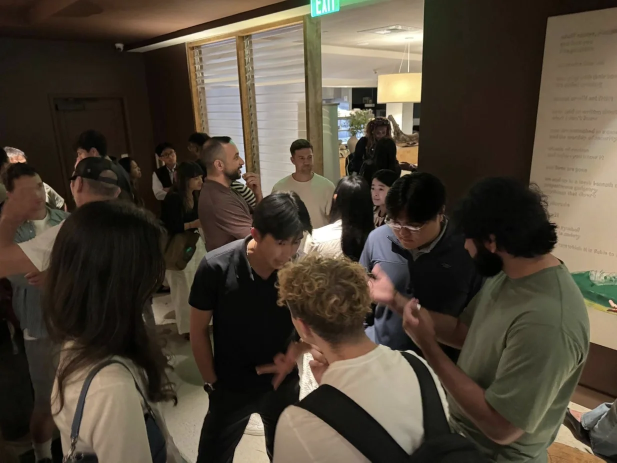
#> input picture images/case-tmu-1.webp, 1234 x 925 px (shown at 1/2 size); its folder holds 8 pictures in this run
$ python tmu_slides.py
#> lines starting #> are read from the running program, lines starting #| are printed output that depends on the picture; after the words box and inside, x2 and y2 are one past the last pixel; in counts of white or black regions, pixels touching at a corner belong together
#> in base, `c = Image.new('RGB', (W, H), 'white')`: c: PIL image 960x1200 RGB; every value is 255
#!/usr/bin/env python3
"""TMU Business Network SOAR slides (960x1200), same system as the case-close slides:
Poppins, white canvas, purple accent, 82px left margin, letterspaced DANIEL KANG footer."""
import pathlib
from PIL import Image, ImageDraw, ImageFont

ROOT = pathlib.Path(__file__).resolve().parent.parent
IMG = ROOT / "images"
F = "/usr/share/fonts/truetype/google-fonts/Poppins-%s.ttf"
W, H, M = 960, 1200, 82
INK, ACC, GREY = (17, 17, 17), (110, 63, 224), (128, 128, 128)


EXTRA = {"SemiBold": "/tmp/fnt/package/files/poppins-latin-600-normal.woff",
         "ExtraBold": "/tmp/fnt/package/files/poppins-latin-900-normal.woff"}  # from npm @fontsource/poppins


def font(w, s): return ImageFont.truetype(EXTRA.get(w, F % w), s)


def spaced(d, xy, text, f, fill, track, anchor_center=False):
#> called with xy = (0, 1108), text = 'DANIEL KANG', fill = (17, 17, 17), track = 9, anchor_center = True
    widths = [d.textlength(ch, font=f) for ch in text]
    total = sum(widths) + track * (len(text) - 1)
    x, y = xy
    if anchor_center: x = (W - total) / 2
    for ch, w in zip(text, widths):
        d.text((x, y), ch, font=f, fill=fill); x += w + track


def wrap(d, text, f, maxw):
    words, lines, cur = text.split(), [], ""
    for w in words:
        t = (cur + " " + w).strip()
        if d.textlength(t, font=f) <= maxw: cur = t
        else: lines.append(cur); cur = w
    lines.append(cur); return lines


def rich(d, x, y, parts, f, maxw, lh):
    """parts: list of (text, color). Word-wraps across colored runs."""
#> called with x = 82, y = 84, maxw = 796, lh = 64
    words = [(w, c) for t, c in parts for w in t.split()]
    cx, cy, space = x, y, d.textlength(" ", font=f)
    for w, c in words:
        wl = d.textlength(w, font=f)
        if cx > x and cx + wl > x + maxw: cx, cy = x, cy + lh
        d.text((cx, cy), w, font=f, fill=c); cx += wl + space
    return cy + lh


def photo(canvas, name, box, focus=(.5, .5), r=18):
#> called with name = 'case-tmu-1.webp', box = (82, 590, 878, 1050), focus = (0.45, 0.5), r = 18
    x0, y0, x1, y1 = box; bw, bh = x1 - x0, y1 - y0
    im = Image.open(IMG / name).convert("RGB")
#> im is the input picture: PIL image 1234x925 RGB; mean R, G, B 79, 69.3, 56.1
    s = max(bw / im.width, bh / im.height); im = im.resize((round(im.width * s), round(im.height * s)), Image.LANCZOS)
#> after `s = max(bw / im.width, bh / im.height)`: s = 0.645
    left = min(max(0, round((im.width - bw) * focus[0])), im.width - bw)
#> left = 0
    top = min(max(0, round((im.height - bh) * focus[1])), im.height - bh)
#> top = 68
    im = im.crop((left, top, left + bw, top + bh))
#> im: PIL image 796x460 RGB
    mask = Image.new("L", (bw, bh), 0); ImageDraw.Draw(mask).rounded_rectangle((0, 0, bw - 1, bh - 1), r, fill=255)
#> after `mask = Image.new('L', (bw, bh), 0)`: mask: PIL image 796x460 L; every value is 0
#> after `ImageDraw.Draw(mask).rounded_rectangle((0, 0, bw - 1, bh - 1), r, fill`:
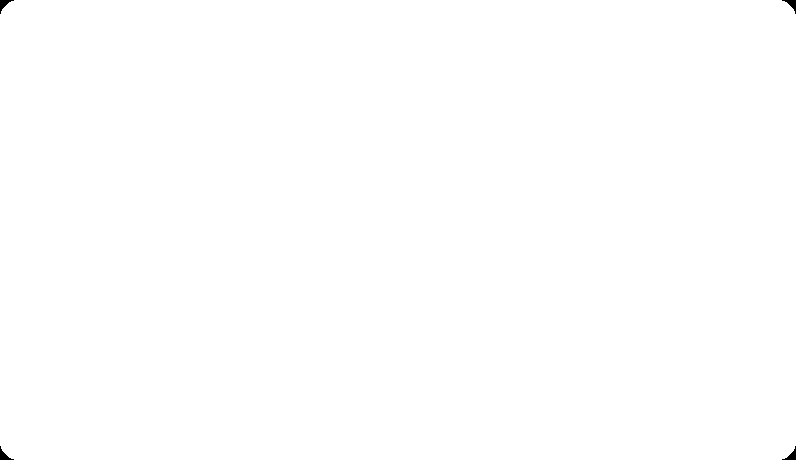
#> mask: PIL image 796x460 L; 99.9% white; 4 black regions, box (x1, y1, x2, y2) and area: (0, 0, 14, 14) 74, (782, 0, 796, 14) 74, (0, 446, 14, 460) 74, (782, 446, 796, 460) 74
    canvas.paste(im, (x0, y0), mask)


def base():
    c = Image.new("RGB", (W, H), "white"); d = ImageDraw.Draw(c)
    spaced(d, (0, 1108), "DANIEL KANG", font("Medium", 21), INK, 9, anchor_center=True)
    return c, d


def numbered(d, y, items, f=None, gap=22, num="dash"):
    f = f or font("SemiBold", 36); lh = 50
    for i, t in enumerate(items, 1):
        d.text((M, y), f"{i}." if num == "num" else "–", font=f, fill=ACC)
        for j, line in enumerate(wrap(d, t, f, W - M - 150 - 40)):
            d.text((M + 68, y + j * lh), line, font=f, fill=INK)
        y += lh * len(wrap(d, t, f, W - M - 150 - 40)) + gap
    return y


def letter_badge(d, ch, y=96):
    d.rounded_rectangle((M, y, M + 92, y + 92), 20, fill=ACC)
    f = font("Bold", 58); tw = d.textlength(ch, font=f)
    d.text((M + 46 - tw / 2, y + 4), ch, font=f, fill="white")


slides = []

# 1. Cover
c, d = base()
rich(d, M, 84, [("Rule I grow by:", ACC), ("Run a community like a sales funnel.", INK)], font("SemiBold", 44), W - 2 * M, 64)
spaced(d, (M, 300), "COMMUNITY CASE STUDY:", font("Medium", 22), GREY, 5)
fb = font("ExtraBold", 92)
d.text((M - 4, 340), "0 TO 650+", font=fb, fill=INK)
d.text((M - 4, 440), "IN 3 MONTHS", font=fb, fill=INK)
photo(c, "case-tmu-1.webp", (M, 590, W - M, 1050), (.45, .5))
slides.append((c, "Cover: how TMU Business Network grew from 0 to 650+ members in 3 months"))

# 2. Starting line
c, d = base()
d.text((M, 84), "The starting line:", font=font("SemiBold", 46), fill=ACC)
d.text((M, 150), "One campus. No network.", font=font("SemiBold", 40), fill=INK)
cols = [("1,200", "students"), ("0", "members"), ("0", "events")]
cw = (W - 2 * M) / 3
for i, (n, l) in enumerate(cols):
    x = M + i * cw
    d.text((x, 250), n, font=font("Bold", 76), fill=INK if i == 0 else ACC)
    d.text((x + 2, 350), l, font=font("Medium", 28), fill=GREY)
y = rich(d, M, 430, [("The job:", ACC), ("connect students with working professionals in respected fields, from scratch.", INK)], font("SemiBold", 34), W - 2 * M, 48)
#> y = 526
photo(c, "case-tmu-2.webp", (M, 610, W - M, 1050), (.5, .55))
#> call 2 of photo, with name = 'case-tmu-2.webp', box = (82, 610, 878, 1050), focus = (0.5, 0.55), r = 18
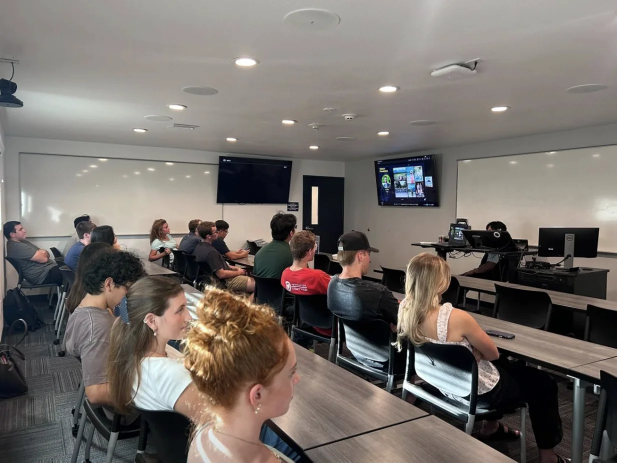
#> input picture images/case-tmu-2.webp, 1234 x 925 px (shown at 1/2 size)
#> in photo, im is the input picture: PIL image 1234x925 RGB; mean R, G, B 117, 110.4, 105.5
#> in photo (call 2), `mask = Image.new('L', (bw, bh), 0)`: mask: PIL image 796x440 L; every value is 0
#> in photo (call 2), `ImageDraw.Draw(mask).rounded_rectangle((0, 0, bw - 1, bh - 1), r, fill`: mask: PIL image 796x440 L; 99.9% white; 4 black regions, box (x1, y1, x2, y2) and area: (0, 0, 14, 14) 74, (782, 0, 796, 14) 74, (0, 426, 14, 440) 74, (782, 426, 796, 440) 74
#> in photo (call 2), `canvas.paste(im, (x0, y0), mask)`:
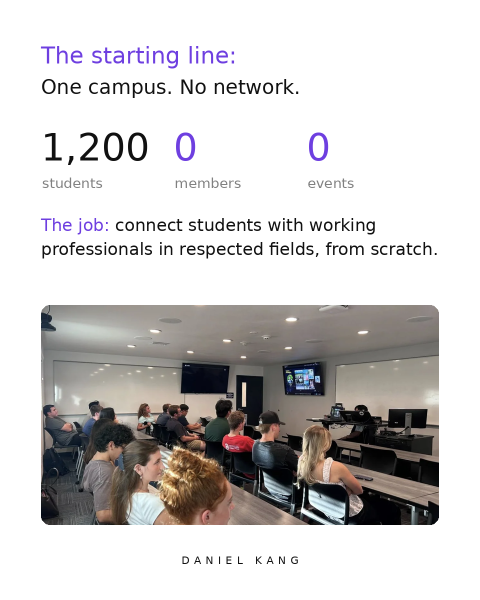
#> canvas: PIL image 960x1200 RGB (shown at 1/2 size); mean R, G, B 207.3, 204.9, 204.2
slides.append((c, "The starting line: 1,200 students, 0 members, 0 events"))

# 3-5. S, O, A
SOA = [
    ("S", "Strengths:", "What we already had.",
     ["Official backing from TMU Career Services", "Professionals at firms like Deloitte, EY and KPMG", "Three co-founders splitting the work"],
     "case-tmu-3.webp", (.4, .5), "S for Strengths: Career Services backing, Big Four contacts, three co-founders"),
    ("O", "Opportunities:", "Where the gap was.",
     ["No official way for students to meet working professionals", "Campus fairs and weekly bulletins already reach every student", "Instagram and LinkedIn to stay present between events"],
     None, None, "O for Opportunities: no official path to professionals, existing campus channels"),
    ("A", "Aspirations:", "What we built toward.",
     ["Every student one coffee chat away from a professional", "A weekly rhythm students rely on", "A direct student-to-industry pipeline"],
     "case-tmu-4.webp", (.6, .5), "A for Aspirations: every student one coffee chat from a professional"),
]
for ch, head, sub, items, ph, foc, alt in SOA:
    c, d = base()
    letter_badge(d, ch)
    d.text((M + 120, 96), head, font=font("SemiBold", 46), fill=ACC)
    d.text((M + 120, 150), sub, font=font("SemiBold", 34), fill=INK)
    y = numbered(d, 270, items, num="num")
#> y = 586
    if ph:
        photo(c, ph, (M, max(y + 20, 660), W - M, 1050), foc)
#> call 3 of photo, with name = 'case-tmu-3.webp', box = (82, 660, 878, 1050), focus = (0.4, 0.5), r = 18
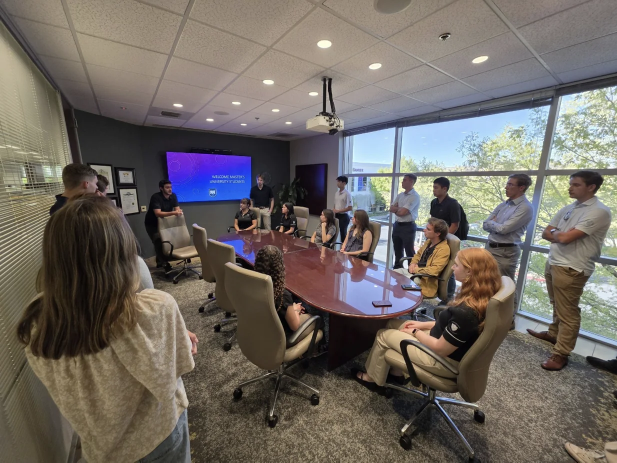
#> input picture images/case-tmu-3.webp, 1234 x 925 px (shown at 1/2 size)
#> in photo, im is the input picture: PIL image 1234x925 RGB; mean R, G, B 111.3, 104.3, 98.3
#> in photo (call 3), `im = im.crop((left, top, left + bw, top + bh))`:
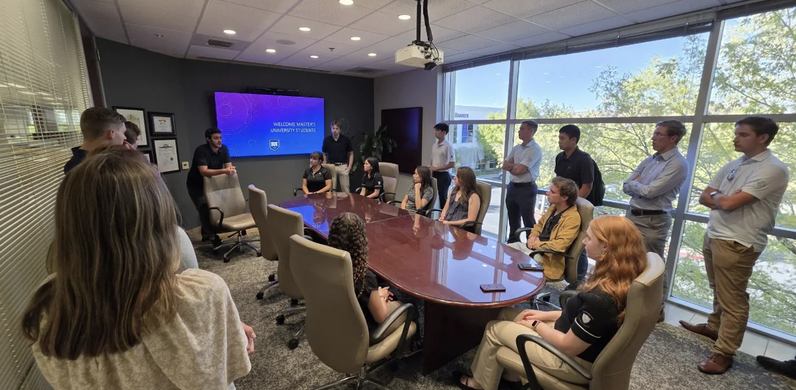
#> im: PIL image 796x390 RGB; mean R, G, B 107.2, 101.7, 99.2
#> in photo (call 3), `mask = Image.new('L', (bw, bh), 0)`: mask: PIL image 796x390 L; every value is 0
#> in photo (call 3), `ImageDraw.Draw(mask).rounded_rectangle((0, 0, bw - 1, bh - 1), r, fill`:
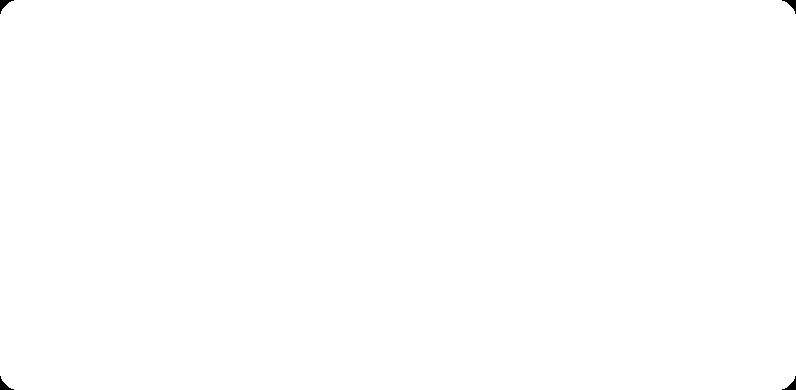
#> mask: PIL image 796x390 L; 99.9% white; 4 black regions, box (x1, y1, x2, y2) and area: (0, 0, 14, 14) 74, (782, 0, 796, 14) 74, (0, 376, 14, 390) 74, (782, 376, 796, 390) 74
#> in photo (call 3), `canvas.paste(im, (x0, y0), mask)`:
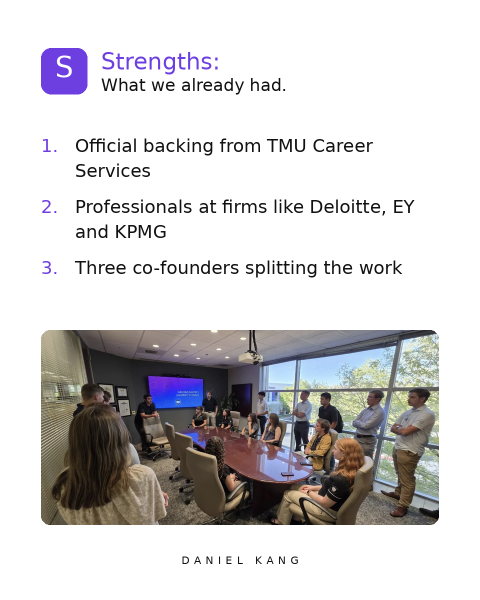
#> canvas: PIL image 960x1200 RGB (shown at 1/2 size); mean R, G, B 209.7, 207.8, 208.7
#> pass 3 of the loop `for ch, head, sub, items, ph, foc, alt in SOA:`:
#> `y = numbered(d, 270, items, num="num")`: y = 536
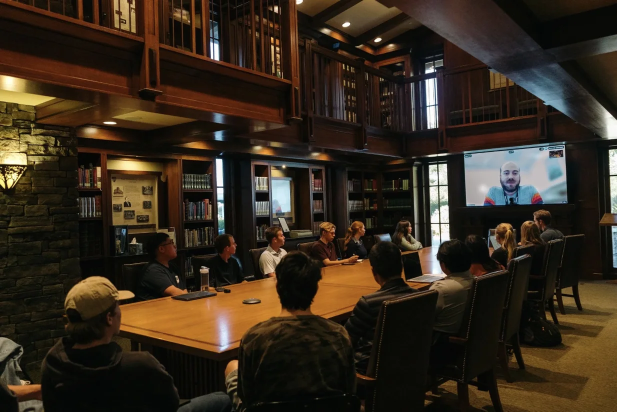
#> input picture images/case-tmu-4.webp, 1234 x 823 px (shown at 1/2 size)
#> in photo, im is the input picture: PIL image 1234x823 RGB; mean R, G, B 54, 42.5, 29.2
#> in photo (call 4), `im = im.crop((left, top, left + bw, top + bh))`:
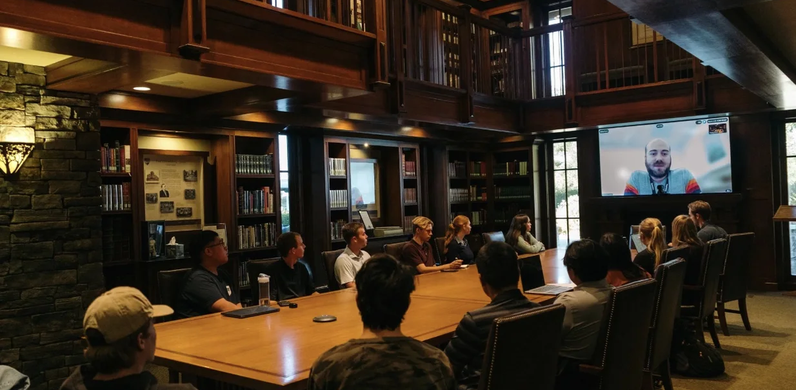
#> im: PIL image 796x390 RGB; mean R, G, B 59, 47.1, 33.2
#> in photo (call 4), `canvas.paste(im, (x0, y0), mask)`:
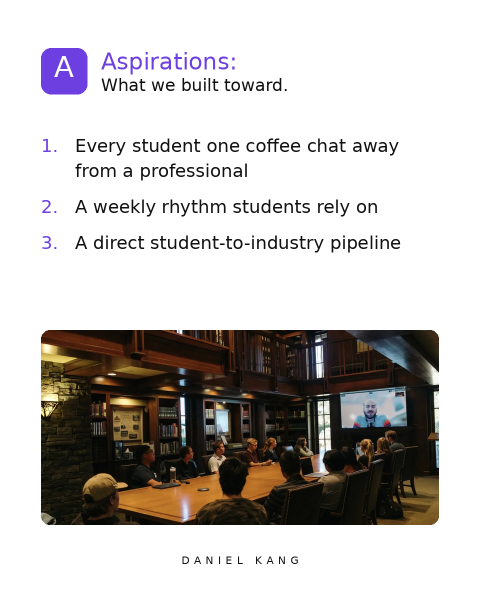
#> canvas: PIL image 960x1200 RGB (shown at 1/2 size); mean R, G, B 196.8, 193.2, 191
    else:
        # channel chips, drawn in the deck's line style
        d.text((M, max(y + 10, 690)), "Channels we could use on day one:", font=font("Medium", 28), fill=GREY)
        chips = ["Campus fairs", "Bulletins", "Coffee chats", "Zoom", "Instagram", "LinkedIn"]
        fx, x, yy = font("SemiBold", 34), M, max(y + 60, 760)
        for t in chips:
            tw = d.textlength(t, font=fx)
            if x + tw + 60 > W - M: x, yy = M, yy + 104
            d.rounded_rectangle((x, yy, x + tw + 60, yy + 78), 39, outline=INK, width=5)
            d.text((x + 30, yy + 15), t, font=fx, fill=INK)
            x += tw + 60 + 18
    slides.append((c, alt))

# 6. Results
c, d = base()
letter_badge(d, "R")
d.text((M + 120, 96), "Results:", font=font("SemiBold", 46), fill=ACC)
d.text((M + 120, 150), "Three months in.", font=font("SemiBold", 34), fill=INK)
stats = [("650+", "members"), ("54%", "of the student body"), ("10+", "Big Four matches"), ("1,300+", "LinkedIn engagements")]
cw = (W - 2 * M) / 2
for i, (n, l) in enumerate(stats):
    x, y = M + (i % 2) * cw, 300 + (i // 2) * 250
    d.text((x, y), n, font=font("Bold", 96), fill=INK)
    d.text((x + 4, y + 130), l, font=font("Medium", 30), fill=GREY)
d.line((M, 830, W - M, 830), fill=(225, 225, 225), width=3)
rich(d, M, 870, [("Cadence:", ACC), ("1–2 events a week, about 20 attendees each.", INK)], font("SemiBold", 36), W - 2 * M, 52)
slides.append((c, "R for Results: 650+ members, 54% of students, 10+ Big Four matches, 1,300+ LinkedIn engagements"))

# 7. Takeaway funnel
c, d = base()
d.text((M, 84), "What I learned:", font=font("SemiBold", 46), fill=ACC)
for j, line in enumerate(wrap(d, "Community growth runs like a sales funnel.", font("SemiBold", 40), W - 2 * M)):
    d.text((M, 150 + j * 56), line, font=font("SemiBold", 40), fill=INK)
#> this loop made 2 passes
#> line on passes 1 to 2: 'Community growth runs like a sales', 'funnel.'
bands = [("Reach", "where they already are"), ("Offer", "one clear reason to join"), ("Repeat", "on a schedule they trust")]
top, bh, gap = 330, 200, 26
for i, (t, s) in enumerate(bands):
    y0, y1 = top + i * (bh + gap), top + i * (bh + gap) + bh
    inset0, inset1 = 40 + i * 72, 40 + i * 72 + 62
    poly = [(M + inset0 - 40, y0), (W - M - inset0 + 40, y0), (W - M - inset1 + 40, y1), (M + inset1 - 40, y1)]
    d.polygon(poly, outline=INK, width=6, fill=(244, 240, 255) if i == 2 else None)
    ft, fs = font("Bold", 46), font("Medium", 26)
    d.text(((W - d.textlength(t, font=ft)) / 2, y0 + 44), t, font=ft, fill=ACC if i == 2 else INK)
    d.text(((W - d.textlength(s, font=fs)) / 2, y0 + 112), s, font=fs, fill=GREY)
slides.append((c, "What I learned: reach, offer, repeat. Community growth runs like a sales funnel"))

if __name__ == "__main__":
    for i, (im, alt) in enumerate(slides, 1):
        im.save(IMG / f"case-tmu-soar-{i}.webp", "WEBP", quality=88, method=6)
        print(i, (IMG / f"case-tmu-soar-{i}.webp").stat().st_size // 1024, "KB", alt)
#> this loop made 7 passes
#| 1 58 KB Cover: how TMU Business Network grew from 0 to 650+ members in 3 months
#| 2 78 KB The starting line: 1,200 students, 0 members, 0 events
#| 3 99 KB S for Strengths: Career Services backing, Big Four contacts, three co-founders
#| 4 51 KB O for Opportunities: no official path to professionals, existing campus channels
#| 5 82 KB A for Aspirations: every student one coffee chat from a professional
#| 6 29 KB R for Results: 650+ members, 54% of students, 10+ Big Four matches, 1,300+ LinkedIn engagements
#| 7 28 KB What I learned: reach, offer, repeat. Community growth runs like a sales funnel
